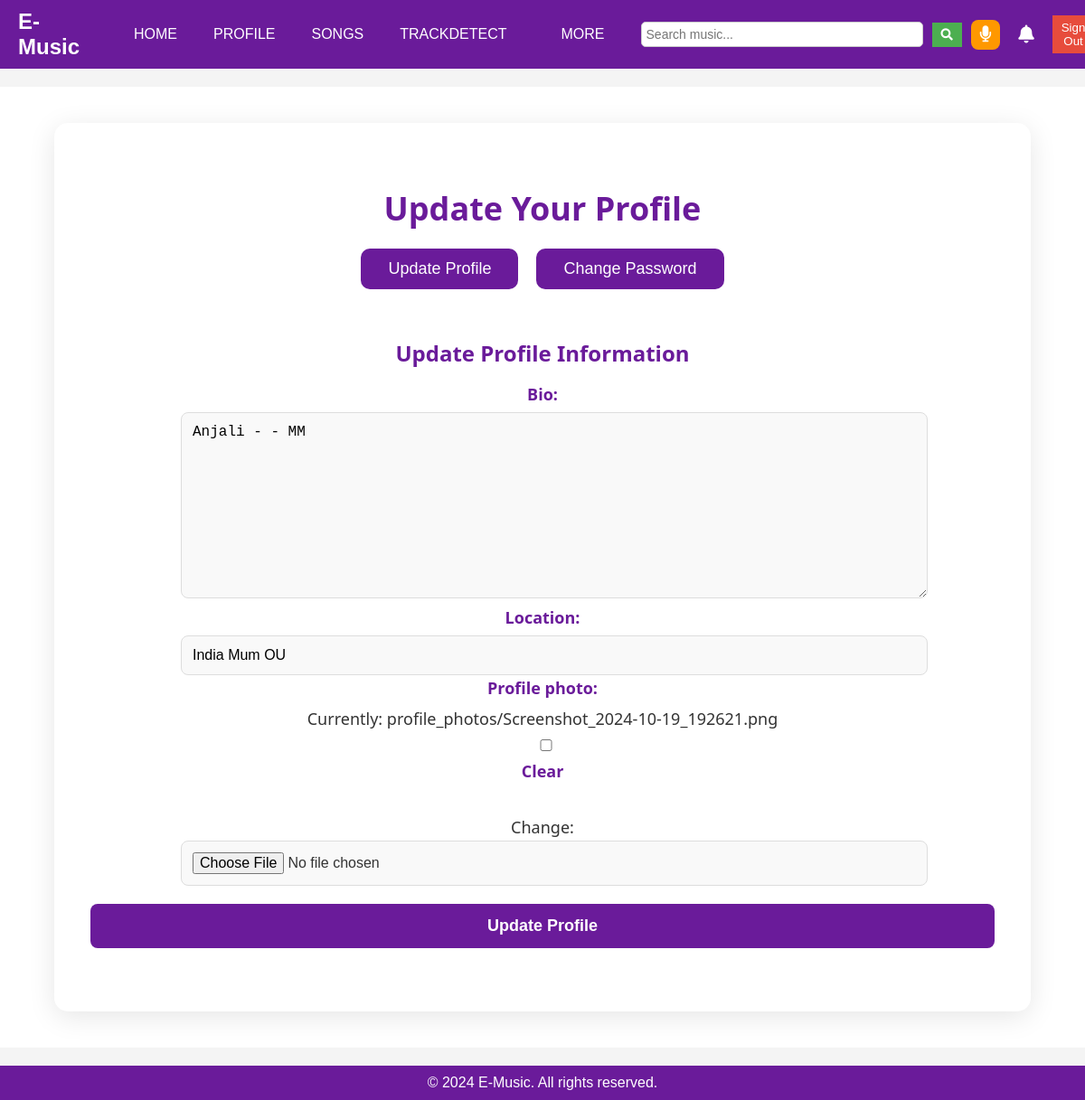
The page /settings/ (signed in) on the database as committed earlier.
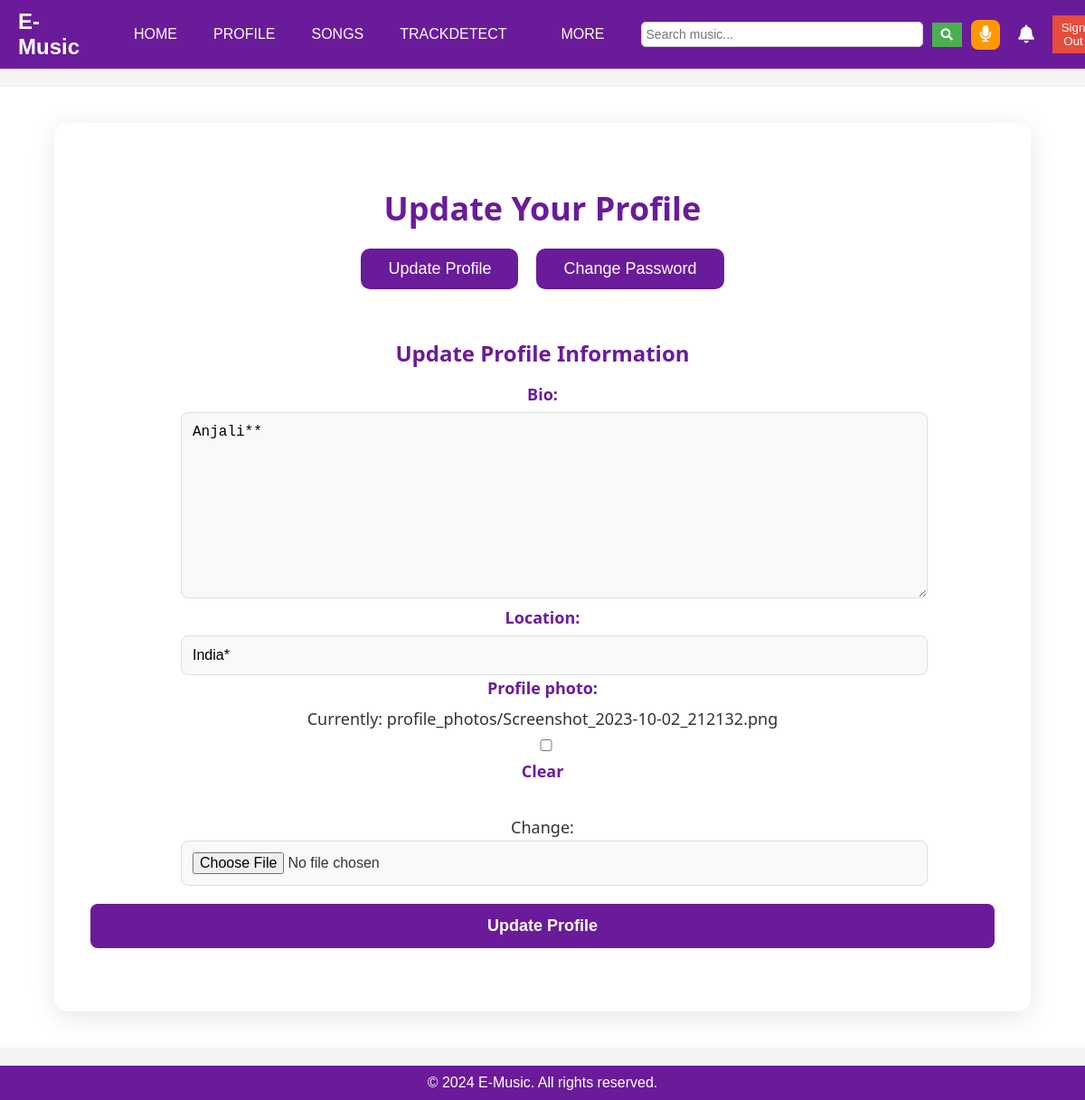
The same page on the database as committed later.
### EMusic/models.py (models this page shows, shortened)
class ProfileSettings(models.Model):
    user = models.OneToOneField(User, on_delete=models.CASCADE)
    bio = models.TextField(blank=True)
    location = models.CharField(max_length=255, blank=True)
    profile_photo = models.ImageField(upload_to='profile_photos/', null=True, blank=True)

### EMusic/views.py (the view)
# urls.py: path('settings/', views.settings_view, name='settings'),
@login_required
def settings_view(request):
    profile_settings, created = ProfileSettings.objects.get_or_create(user=request.user)
    if request.method == 'POST':
        profile_form = ProfileSettingsForm(request.POST, request.FILES, instance=profile_settings)
        password_form = CustomPasswordChangeForm(request.user, request.POST)
        if 'update_profile' in request.POST and profile_form.is_valid():
            old_profile = ProfileSettings.objects.get(id=profile_settings.id)
            profile_form.save()
            changes = []
            if old_profile.bio != profile_settings.bio:
                changes.append('Bio')
            if old_profile.location != profile_settings.location:
                changes.append('Location')
            if old_profile.profile_photo != profile_settings.profile_photo:
                changes.append('Profile Picture')
            if changes:
                message = f"Profile updated successfully! Changed fields: {', '.join(changes)}."
                Notification.objects.create(
                    user=request.user,
                    message=message
                )
                messages.success(request, message)
            else:
                messages.info(request, "No changes were made to your profile.")
            return redirect('settings')  # Redirect to prevent resubmission on refresh
        if 'change_password' in request.POST and password_form.is_valid():
            password_form.save()
            update_session_auth_hash(request, password_form.user)
            messages.success(request, "Password changed successfully!")
            return redirect('settings')  # Redirect after password change
    else:
        profile_form = ProfileSettingsForm(instance=profile_settings)
        password_form = CustomPasswordChangeForm(request.user)
    return render(request, 'settings.html', {
        'profile_form': profile_form,
        'password_form': password_form
    })

### EMusic/forms.py
class ProfileSettingsForm(forms.ModelForm):
    class Meta:
        model = ProfileSettings
        fields = ['bio', 'location', 'profile_photo']

class CustomPasswordChangeForm(PasswordChangeForm):
    old_password = forms.CharField(widget=forms.PasswordInput(attrs={'class': 'form-control'}))
    new_password1 = forms.CharField(widget=forms.PasswordInput(attrs={'class': 'form-control'}))
    new_password2 = forms.CharField(widget=forms.PasswordInput(attrs={'class': 'form-control'}))

### EMusic/templates/settings.html (shortened to what this page needs)
{% extends 'base.html' %}
{% block content %}
    <div class="settings-container">
        <div class="settings-header">
            <h2>Update Your Profile</h2>
        </div>
        <div class="tabs">
            <button class="tab-button active" id="updateProfileTab" onclick="showTab('update-profile')">Update Profile</button>
            <button class="tab-button" id="changePasswordTab" onclick="showTab('change-password')">Change Password</button>
        </div>
        <div class="settings-body">
            <div class="tab-content update-profile" id="update-profile">
                <form method="POST" enctype="multipart/form-data" class="settings-form">
                    <h3>Update Profile Information</h3>
                    <div class="form-group">
                        {{ profile_form.as_p }}
                    </div>
                    <button type="submit" name="update_profile" class="btn update-btn">Update Profile</button>
                </form>
            </div>
        </div>
    </div>
{% endblock %}

Rows that differ between the two databases and show on the page:
changed ProfileSettings: bio "Anjali - - MM" → "Anjali**"; location "India Mum OU" → "India*"
Other text that changed with them:
text no longer shown: "Bio: Location: Profile photo: Currently: profile_photos/Screenshot_2024-10-19_192621.png Clear Change:"
text now shown: "Bio: Location: Profile photo: Currently: profile_photos/Screenshot_2023-10-02_212132.png Clear Change:"
